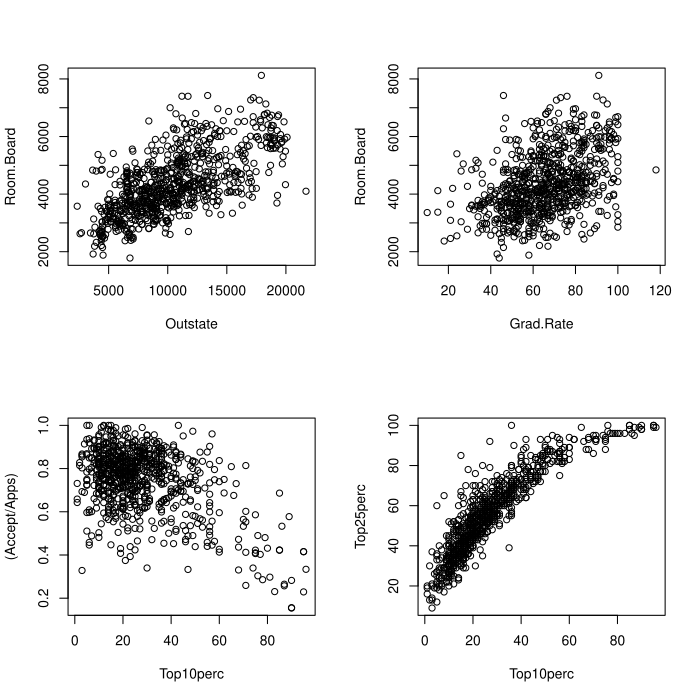

This chart was generated by the following R code:
college = read.csv("/home/orange/Desktop/College.csv")
rownames(college) = college[,1]
college = college[,-1]
attach(college)
pdf("/home/orange/Desktop/Col.pdf")
par(mfrow=c(2,2))
plot(Outstate,Room.Board)
plot(Grad.Rate,Room.Board)
plot(Top10perc,(Accept/Apps))
plot(Top10perc,Top25perc)
dev.off()
cor(Outstate,Room.Board)
cor(Grad.Rate,Room.Board)
cor(Top10perc,(Accept/Apps))
cor(Top10perc,Top25perc)
cor(Grad.Rate,(Outstate+Personal+Room.Board+Books))
cor(Outstate,Expend)
cor(Expend, Grad.Rate)
cor(PhD, Grad.Rate)
